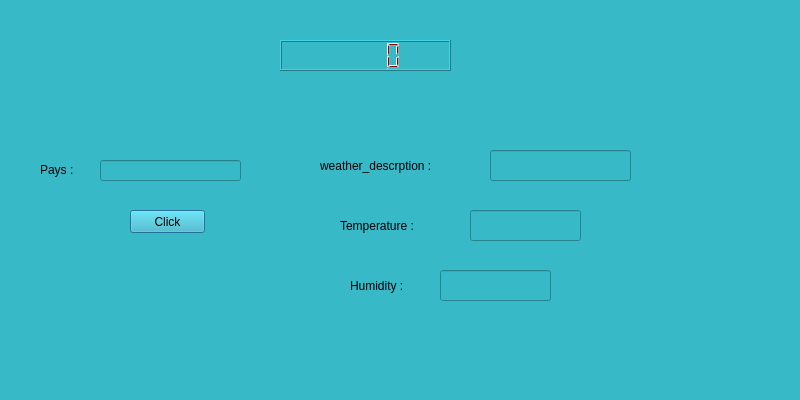
<?xml version="1.0" encoding="UTF-8"?>
<ui version="4.0">
 <class>Dialog</class>
 <widget class="QDialog" name="Dialog">
  <property name="geometry">
   <rect>
    <x>0</x>
    <y>0</y>
    <width>800</width>
    <height>400</height>
   </rect>
  </property>
  <property name="windowTitle">
   <string>Dialog</string>
  </property>
  <widget class="QWidget" name="widget" native="true">
   <property name="geometry">
    <rect>
     <x>-30</x>
     <y>-10</y>
     <width>851</width>
     <height>461</height>
    </rect>
   </property>
   <property name="styleSheet">
    <string notr="true">background-color: rgb(55, 185, 200);
alternate-background-color: rgb(26, 159, 200);
alternate-background-color: rgb(85, 181, 200);</string>
   </property>
   <widget class="QLCDNumber" name="lcdNumber">
    <property name="geometry">
     <rect>
      <x>310</x>
      <y>50</y>
      <width>171</width>
      <height>31</height>
     </rect>
    </property>
    <property name="styleSheet">
     <string notr="true">color: rgb(132, 7, 7);
font: 75 12pt &quot;MS Serif&quot;;
</string>
    </property>
   </widget>
   <widget class="QLabel" name="label">
    <property name="geometry">
     <rect>
      <x>70</x>
      <y>170</y>
      <width>71</width>
      <height>20</height>
     </rect>
    </property>
    <property name="styleSheet">
     <string notr="true">font: 75 italic 12pt &quot;Arial&quot;;</string>
    </property>
    <property name="text">
     <string>Pays : </string>
    </property>
   </widget>
   <widget class="QPushButton" name="pushButton">
    <property name="geometry">
     <rect>
      <x>160</x>
      <y>220</y>
      <width>75</width>
      <height>23</height>
     </rect>
    </property>
    <property name="styleSheet">
     <string notr="true">font: 10pt &quot;Arial Rounded MT Bold&quot;;</string>
    </property>
    <property name="text">
     <string>Click</string>
    </property>
   </widget>
   <widget class="QLabel" name="label_2">
    <property name="geometry">
     <rect>
      <x>370</x>
      <y>220</y>
      <width>141</width>
      <height>31</height>
     </rect>
    </property>
    <property name="styleSheet">
     <string notr="true">font: 75 italic 12pt &quot;Arial&quot;;</string>
    </property>
    <property name="text">
     <string>Temperature :</string>
    </property>
   </widget>
   <widget class="QLineEdit" name="lineEdit">
    <property name="geometry">
     <rect>
      <x>520</x>
      <y>160</y>
      <width>141</width>
      <height>31</height>
     </rect>
    </property>
    <property name="styleSheet">
     <string notr="true">color: rgb(127, 18, 18);
font: 75 12pt &quot;MS Serif&quot;;</string>
    </property>
    <property name="readOnly">
     <bool>true</bool>
    </property>
   </widget>
   <widget class="QLabel" name="label_3">
    <property name="geometry">
     <rect>
      <x>380</x>
      <y>280</y>
      <width>141</width>
      <height>31</height>
     </rect>
    </property>
    <property name="styleSheet">
     <string notr="true">font: 75 italic 12pt &quot;Arial&quot;;</string>
    </property>
    <property name="text">
     <string>Humidity :</string>
    </property>
   </widget>
   <widget class="QLineEdit" name="lineEdit_2">
    <property name="geometry">
     <rect>
      <x>500</x>
      <y>220</y>
      <width>111</width>
      <height>31</height>
     </rect>
    </property>
    <property name="styleSheet">
     <string notr="true">color: rgb(127, 18, 18);
font: 75 12pt &quot;MS Serif&quot;;</string>
    </property>
    <property name="readOnly">
     <bool>true</bool>
    </property>
   </widget>
   <widget class="QLabel" name="label_4">
    <property name="geometry">
     <rect>
      <x>350</x>
      <y>160</y>
      <width>161</width>
      <height>31</height>
     </rect>
    </property>
    <property name="styleSheet">
     <string notr="true">font: 75 italic 12pt &quot;Arial&quot;;
</string>
    </property>
    <property name="text">
     <string>weather_descrption :</string>
    </property>
   </widget>
   <widget class="QLineEdit" name="lineEdit_3">
    <property name="geometry">
     <rect>
      <x>470</x>
      <y>280</y>
      <width>111</width>
      <height>31</height>
     </rect>
    </property>
    <property name="sizePolicy">
     <sizepolicy hsizetype="Expanding" vsizetype="Fixed">
      <horstretch>0</horstretch>
      <verstretch>0</verstretch>
     </sizepolicy>
    </property>
    <property name="maximumSize">
     <size>
      <width>111</width>
      <height>31</height>
     </size>
    </property>
    <property name="styleSheet">
     <string notr="true">color: rgb(127, 18, 18);
font: 75 12pt &quot;MS Serif&quot;;
</string>
    </property>
    <property name="text">
     <string/>
    </property>
    <property name="readOnly">
     <bool>true</bool>
    </property>
   </widget>
   <widget class="QLineEdit" name="lineEdit_4">
    <property name="geometry">
     <rect>
      <x>130</x>
      <y>170</y>
      <width>141</width>
      <height>21</height>
     </rect>
    </property>
    <property name="styleSheet">
     <string notr="true">font: 75 12pt &quot;MS Serif&quot;;</string>
    </property>
   </widget>
   <zorder>lcdNumber</zorder>
   <zorder>label</zorder>
   <zorder>pushButton</zorder>
   <zorder>label_2</zorder>
   <zorder>label_3</zorder>
   <zorder>lineEdit_2</zorder>
   <zorder>label_4</zorder>
   <zorder>lineEdit</zorder>
   <zorder>lineEdit_3</zorder>
   <zorder>lineEdit_4</zorder>
  </widget>
 </widget>
 <resources/>
 <connections/>
</ui>
